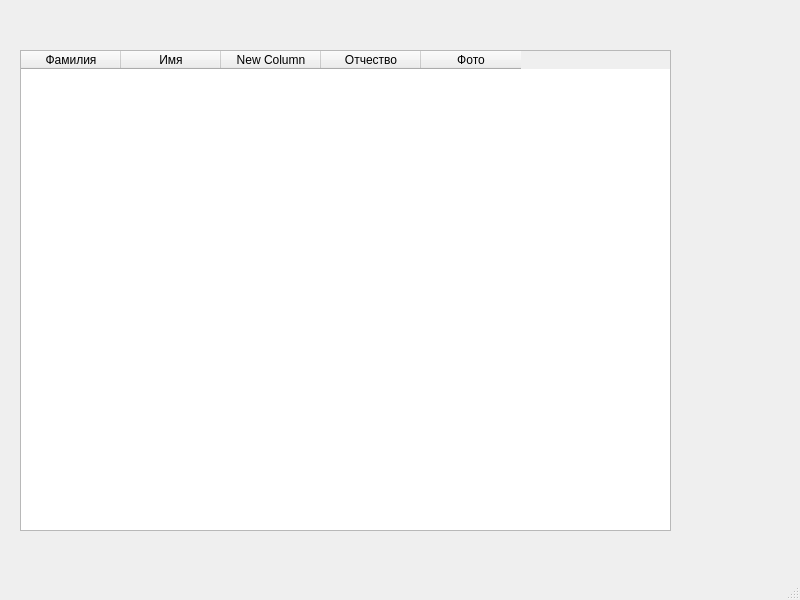
<?xml version="1.0" encoding="UTF-8"?>
<ui version="4.0">
 <class>MainWindow</class>
 <widget class="QMainWindow" name="MainWindow">
  <property name="geometry">
   <rect>
    <x>0</x>
    <y>0</y>
    <width>800</width>
    <height>600</height>
   </rect>
  </property>
  <property name="windowTitle">
   <string>Сотрудники</string>
  </property>
  <widget class="QWidget" name="centralwidget">
   <widget class="QTableWidget" name="tableWidget">
    <property name="geometry">
     <rect>
      <x>20</x>
      <y>50</y>
      <width>651</width>
      <height>481</height>
     </rect>
    </property>
    <column>
     <property name="text">
      <string>Фамилия</string>
     </property>
    </column>
    <column>
     <property name="text">
      <string>Имя</string>
     </property>
    </column>
    <column>
     <property name="text">
      <string>New Column</string>
     </property>
    </column>
    <column>
     <property name="text">
      <string>Отчество</string>
     </property>
    </column>
    <column>
     <property name="text">
      <string>Фото</string>
     </property>
    </column>
   </widget>
  </widget>
  <widget class="QStatusBar" name="statusbar"/>
 </widget>
 <resources/>
 <connections/>
</ui>
